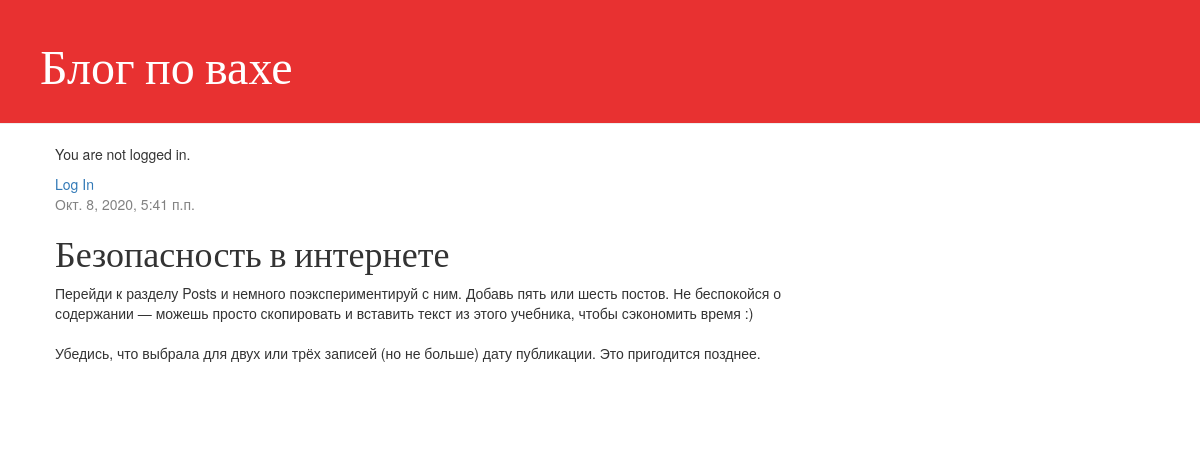
The app's page /post/1/ with its own data.
### blog/models.py (models this page shows, shortened)
class Post(models.Model):
    author = models.ForeignKey(settings.AUTH_USER_MODEL, on_delete=models.CASCADE)
    title = models.CharField(max_length=200)
    text = models.TextField()
    created_datetime = models.DateTimeField(default=timezone.now)
    published_date = models.DateTimeField(blank = True, null = True)

### blog/views.py (the view)
# urls.py: path('post/<int:pk>/', views.post_detail, name='post_detail'),
def post_detail(request, pk):
    post = get_object_or_404(Post, pk=pk)
    return render(request, 'blog/post_detail.html', {'post': post})

### blog/templates/blog/post_detail.html (shortened to what this page needs)
{% extends 'blog/base.html' %}
{% block content %}
    <div class="post">
        {% if post.published_date %}
            <div class="date">
                {{ post.published_date }}
            </div>
        {% endif %}
        <h1>{{ post.title }}</h1>
        <p>{{ post.text|linebreaksbr }}</p>
    </div>
{% endblock %}

### blog/static/css/blog.css (style rules this page uses)
h1, h2, h3, h4 { font-family: 'Lobster', cursive; }
.date { color: #828282; }
.post { margin-bottom: 70px; }

### records on screen
Post: published_date "Окт. 8, 2020, 5:41 п.п.", title "Безопасность в интернете", text "Перейди к разделу Posts и немного поэкспериментируй с ним. Добавь пять или шесть постов. Не беспокойся о содержании — можешь просто скопировать и вставить текст из этого учебника, чтобы сэкономить время :) Убедись, что выбрала для двух или трёх записей (но не больше) дату публикации. Это пригодится позднее."
